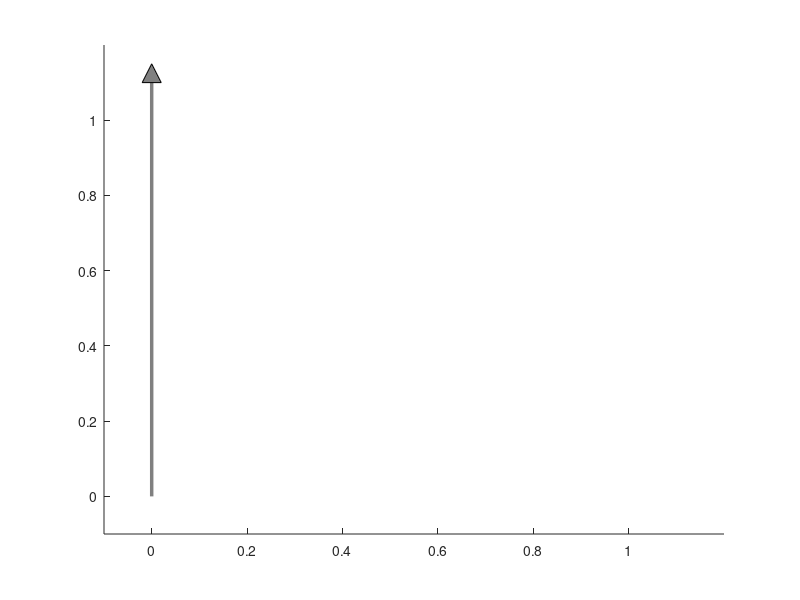

Write MATLAB code to recreate this figure. (Note: this script raises an error after producing the figure.)
% Generate alpha values
a = linspace(0, 1, 1000);

% Compute entropy function
H = -(a.*log2(a)+(1-a).*log2(1-a));

% Handle NaNs caused by log2(0)
H(isnan(H)) = 0;

%% new figure
% Plot
figure;
hold on;

%% axis
ylim([-0.1, 1.2]);
xlim([-0.1, 1.2]); 

% Define the gray color for the axes and arrowheads
grayColor = [0.5, 0.5, 0.5];

% Plot the vertical line (Y Axis)
x_shaft = [0, 0]; % x-coordinates
y_shaft = [0, 1.1]; % y-coordinates
plot(x_shaft, y_shaft, 'k-', 'LineWidth', 2.5, 'Color', grayColor);

% Plot the triangular arrowhead for the vertical axis
arrow_x = [-0.02, 0, 0.02]; % x-coordinates of the triangle (base from -20 to 20)
arrow_y = [1.1, 1.15, 1.1]; % y-coordinates of the triangle (top at y = 600)
p = fill(arrow_x, arrow_y, grayColor); % Fill the triangle with gray color
p.EdgeColor = grayColor;

% Plot the horizontal line (X Axis)
x_shaft1 = [0, 1.1]; % x-coordinates
y_shaft1 = [0, 0]; % y-coordinates
plot(x_shaft1, y_shaft1, 'LineWidth', 2.5, 'Color', grayColor);

% Plot the triangular arrowhead for the horizontal axis
arrow_y1 = [-0.02, 0, 0.02]; % y-coordinates of the triangle (base from -10 to 10)
arrow_x1 = [1.1, 1.15, 1.1]; % x-coordinates of the triangle (tip at x = 2050)
p1 = fill(arrow_x1, arrow_y1, grayColor); % Fill the triangle with gray color
p1.EdgeColor = grayColor;

%% plot
plot(a, H, 'b', 'LineWidth', 2.25);       % Entropy function

% Add vertical line at alpha = 0.5 from y = 0 to y = 1
line([0.5 0.5], [0 1], 'Color', 'k', 'LineStyle', '--', 'LineWidth', 1.5);

% Add horizontal line at H = 1 from alpha = 0 to 0.5
line([0 0.5], [1 1], 'Color', 'k', 'LineStyle', '--', 'LineWidth', 1.5);

% Labels and title
xlabel('Symbol probability, \alpha');
ylabel('H(\alpha)');
title('Entropy function H(\alpha)');

% Legend and grid
grid on;

%% new figure
% Plot
figure;
hold on;

%% Axis
ylim([-0.1, 1.2]);
xlim([-0.1, 1.2]); 

% Define the gray color for the axes and arrowheads
grayColor = [0.5, 0.5, 0.5];

% Plot the vertical line (Y Axis)
x_shaft = [0, 0]; % x-coordinates
y_shaft = [0, 1.1]; % y-coordinates
plot(x_shaft, y_shaft, 'k-', 'LineWidth', 2.5, 'Color', grayColor);

% Plot the triangular arrowhead for the vertical axis
arrow_x = [-0.02, 0, 0.02]; % x-coordinates of the triangle (base from -20 to 20)
arrow_y = [1.1, 1.15, 1.1]; % y-coordinates of the triangle (top at y = 600)
p = fill(arrow_x, arrow_y, grayColor); % Fill the triangle with gray color
p.EdgeColor = grayColor;

% Plot the horizontal line (X Axis)
x_shaft1 = [0, 1.1]; % x-coordinates
y_shaft1 = [0, 0]; % y-coordinates
plot(x_shaft1, y_shaft1, 'LineWidth', 2.5, 'Color', grayColor);

% Plot the triangular arrowhead for the horizontal axis
arrow_y1 = [-0.02, 0, 0.02]; % y-coordinates of the triangle (base from -10 to 10)
arrow_x1 = [1.1, 1.15, 1.1]; % x-coordinates of the triangle (tip at x = 2050)
p1 = fill(arrow_x1, arrow_y1, grayColor); % Fill the triangle with gray color
p1.EdgeColor = grayColor;

%% plot
plot(a, 1 - H, 'b', 'LineWidth', 2.25);       % Channel capacity

% Labels and title
xlabel('Transition probability \alpha');
ylabel('Channel capacity C');
title('Channel capacity C');

% Legend and grid
grid on;
